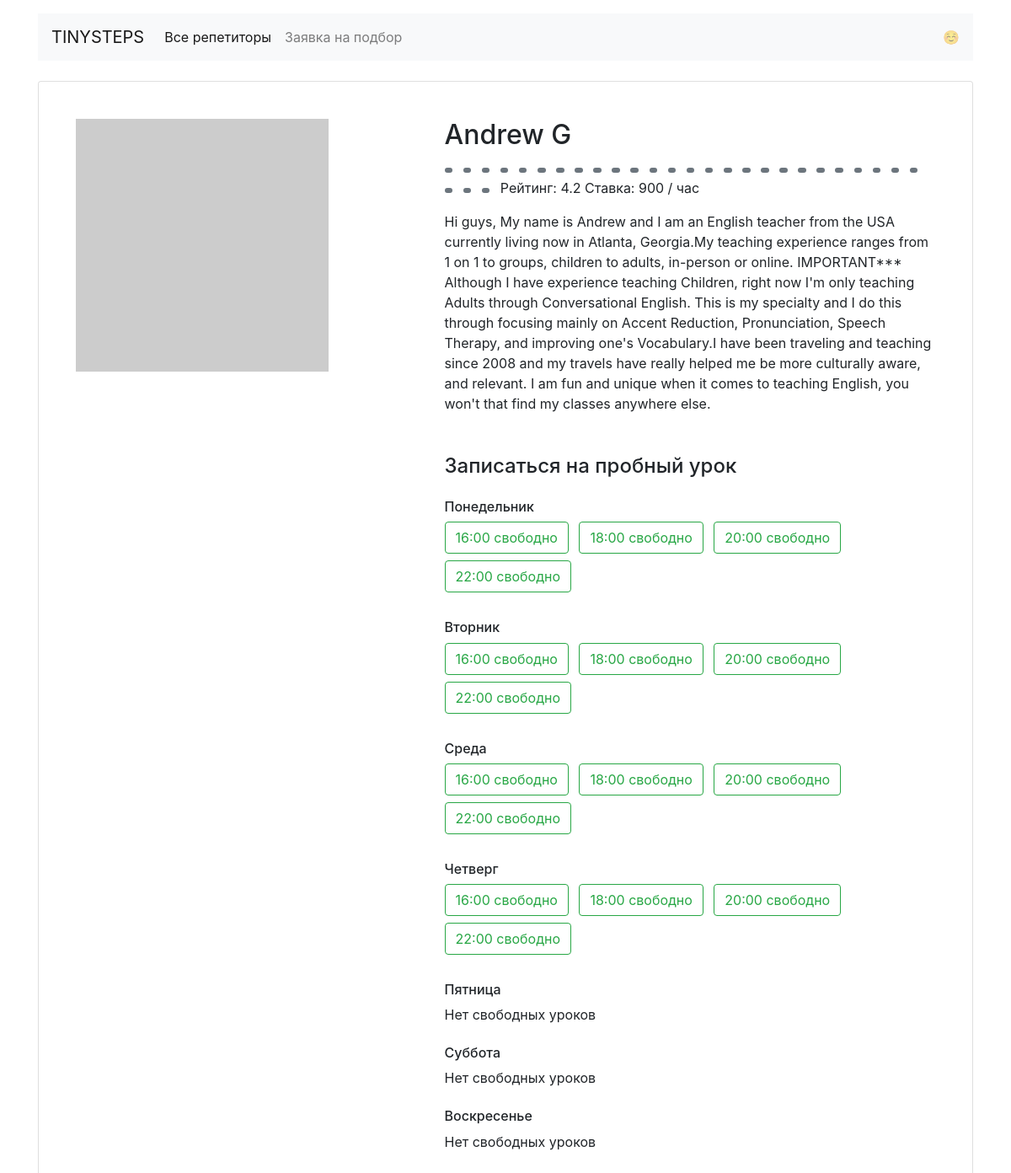
/profiles/11/, run on the app's committed database.
### app.py (models this page shows)
class Teacher(db.Model):
    __tablename__ = 'teachers'
    id = db.Column(db.Integer, primary_key=True)
    data_id = db.Column(db.Integer, nullable=False)
    name = db.Column(db.String, nullable=False)
    about = db.Column(db.String, nullable=False)
    rating = db.Column(db.Float, nullable=False)
    picture = db.Column(db.String, nullable=False)
    price = db.Column(db.Integer, nullable=False)
    goals = db.Column(db.String, nullable=False)
    free = db.Column(db.JSON, nullable=False)
    booking = db.relationship("Booking")

### app.py (the view)
@app.route('/profiles/<profile_id>/')
def all_profiles(profile_id):
    teacher = db.session.query(Teacher).all()
    content = None
    for i in teacher:
        if i.data_id == int(profile_id):
            content = i
            break
    if content is None:
        return render_template('404.html'), 404
    goals = json_to_py_goals()
    output = render_template(
        'profile.html',
        content=content,
        goals=goals
        )
    return output

### app.py (called while the page is built)
def json_to_py_goals():
    with open('data_goals.json', 'r', encoding='utf-8') as f:
        content = json.load(f)
        return content

### templates/profile.html
{% extends "base.html" %} {% block wrapper %}
<main class="container mt-3">
  <div class="card my-4 mx-auto">
    <div class="card-body m-2 m-md-4">
      <article class="row">
        <div class="col-5">
          <img src="{{ content.picture }}" class="img-fluid" alt="" />
        </div>
        <div class="col-7">
          <section class="teacher=info">
            <h1 class="h2">{{ content.name }}</h1>
            <p>
              {% for i in content.goals %}
              <span class="badge badge-secondary mr-2"> {{ goals[i] }} </span>
              {% endfor %} Рейтинг: {{ content.rating }} Ставка: {{
              content.price }} / час
            </p>
            <p>{{ content.about }}</p>
          </section>
          <section class="available">
            <h4 class="mb-4 mt-5">Записаться на пробный урок</h4>
            <h6 class="mt-4">Понедельник</h6>
            {% if True in content.free.mon.values() %} {% for key, value in
            content.free.mon.items() %} {% if value == True %}
            <a
              href="/booking/{{ content.id }}/mon/{{ key[0] }}{{ key[1] }}/"
              class="btn btn-outline-success mr-2 mb-2"
            >
              {{ key }} свободно
            </a>
            {% endif %} {% endfor %} {% else %}
            <p>Нет свободных уроков</p>
            {% endif %}
            <h6 class="mt-4">Вторник</h6>
            {% if True in content.free.tue.values() %} {% for key, value in
            content.free.tue.items() %} {% if value == True %}
            <a
              href="/booking/{{ content.id }}/tue/{{ key[0] }}{{ key[1] }}/"
              class="btn btn-outline-success mr-2 mb-2"
            >
              {{ key }} свободно
            </a>
            {% endif %} {% endfor %} {% else %}
            <p>Нет свободных уроков</p>
            {% endif %}
            <h6 class="mt-4">Среда</h6>
            {% if True in content.free.wed.values() %} {% for key, value in
            content.free.wed.items() %} {% if value == True %}
            <a
              href="/booking/{{ content.id }}/wed/{{ key[0] }}{{ key[1] }}/"
              class="btn btn-outline-success mr-2 mb-2"
            >
              {{ key }} свободно
            </a>
            {% endif %} {% endfor %} {% else %}
            <p>Нет свободных уроков</p>
            {% endif %}
            <h6 class="mt-4">Четверг</h6>
            {% if True in content.free.thu.values() %} {% for key, value in
            content.free.thu.items() %} {% if value == True %}
            <a
              href="/booking/{{ content.id }}/thu/{{ key[0] }}{{ key[1] }}/"
              class="btn btn-outline-success mr-2 mb-2"
            >
              {{ key }} свободно
            </a>
            {% endif %} {% endfor %} {% else %}
            <p>Нет свободных уроков</p>
            {% endif %}
            <h6 class="mt-4">Пятница</h6>
            {% if True in content.free.fri.values() %} {% for key, value in
            content.free.fri.items() %} {% if value == True %}
            <a
              href="/booking/{{ content.id }}/fri/{{ key[0] }}{{ key[1] }}/"
              class="btn btn-outline-success mr-2 mb-2"
            >
              {{ key }} свободно
            </a>
            {% endif %} {% endfor %} {% else %}
            <p>Нет свободных уроков</p>
            {% endif %}
            <h6 class="mt-4">Суббота</h6>
            {% if True in content.free.sat.values() %} {% for key, value in
            content.free.sat.items() %} {% if value == True %}
            <a
              href="/booking/{{ content.id }}/sat/{{ key[0] }}{{ key[1] }}/"
              class="btn btn-outline-success mr-2 mb-2"
            >
              {{ key }} свободно
            </a>
            {% endif %} {% endfor %} {% else %}
            <p>Нет свободных уроков</p>
            {% endif %}
            <h6 class="mt-4">Воскресенье</h6>
            {% if True in content.free.sun.values() %} {% for key, value in
            content.free.sun.items() %} {% if value == True %}
            <a
              href="/booking/{{ content.id }}/sun/{{ key[0] }}{{ key[1] }}/"
              class="btn btn-outline-success mr-2 mb-2"
            >
              {{ key }} свободно
            </a>
            {% endif %} {% endfor %} {% else %}
            <p>Нет свободных уроков</p>
            {% endif %}
          </section>
        </div>
      </article>
    </div>
  </div>
</main>
{% endblock %}

### data on the page
Teacher: name "Andrew G", rating "4.2", price "900", about "Hi guys, My name is Andrew and I am an English teacher from the USA currently living now in Atlanta, Georgia.My teaching experience ranges from 1 on 1 to groups, children to adults, in-person or online. IMPORTANT*** Although I have experience teaching Children, right now I'm only teaching Adults through Conversational English. This is my specialty and I do this through focusing mainly on Accent Reduction, Pronunciation, Speech Therapy, and improving one's Vocabulary.I have been traveling and teaching since 2008 and my travels have really helped me be more culturally aware, and relevant. I am fun and unique when it comes to teaching English, you won't that find my classes anywhere else."

### other printed values
{{ key }} "16:00" "18:00" "20:00" "22:00"
